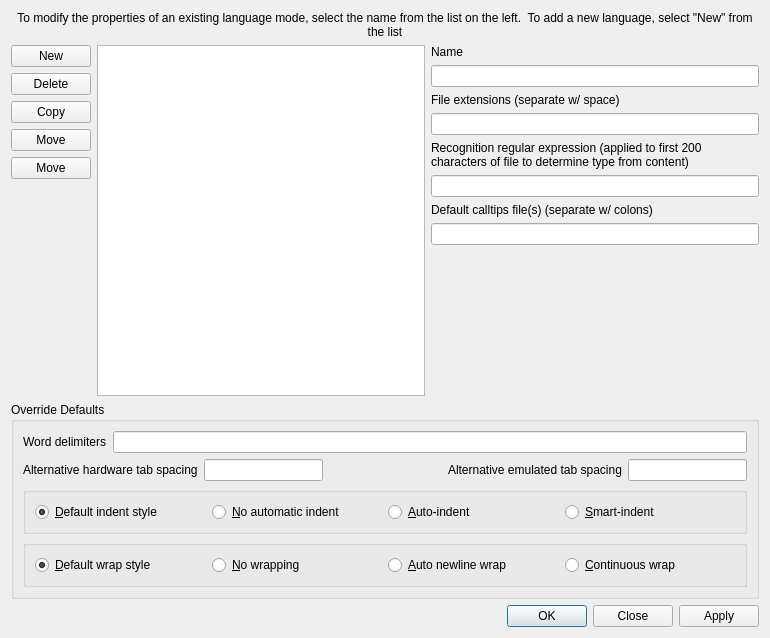
<?xml version="1.0" encoding="UTF-8"?>
<ui version="4.0">
 <class>DialogLanguageModes</class>
 <widget class="QDialog" name="DialogLanguageModes">
  <property name="geometry">
   <rect>
    <x>0</x>
    <y>0</y>
    <width>770</width>
    <height>638</height>
   </rect>
  </property>
  <property name="windowTitle">
   <string>Language Modes</string>
  </property>
  <layout class="QVBoxLayout" name="verticalLayout_4">
   <item>
    <widget class="QLabel" name="label">
     <property name="text">
      <string>To modify the properties of an existing language mode, select the name from the list on the left.  To add a new language, select &quot;New&quot; from the list</string>
     </property>
     <property name="alignment">
      <set>Qt::AlignCenter</set>
     </property>
     <property name="wordWrap">
      <bool>true</bool>
     </property>
    </widget>
   </item>
   <item>
    <layout class="QHBoxLayout" name="horizontalLayout">
     <item>
      <layout class="QVBoxLayout" name="verticalLayout_2">
       <item>
        <widget class="QPushButton" name="buttonNew">
         <property name="text">
          <string>New</string>
         </property>
         <property name="icon">
          <iconset theme="document-new">
           <normaloff/>
          </iconset>
         </property>
        </widget>
       </item>
       <item>
        <widget class="QPushButton" name="buttonDelete">
         <property name="text">
          <string>Delete</string>
         </property>
         <property name="icon">
          <iconset theme="edit-delete">
           <normaloff/>
          </iconset>
         </property>
        </widget>
       </item>
       <item>
        <widget class="QPushButton" name="buttonCopy">
         <property name="text">
          <string>Copy</string>
         </property>
         <property name="icon">
          <iconset theme="edit-copy">
           <normaloff/>
          </iconset>
         </property>
        </widget>
       </item>
       <item>
        <widget class="QPushButton" name="buttonUp">
         <property name="text">
          <string>Move</string>
         </property>
         <property name="icon">
          <iconset theme="go-up">
           <normaloff/>
          </iconset>
         </property>
        </widget>
       </item>
       <item>
        <widget class="QPushButton" name="buttonDown">
         <property name="text">
          <string>Move</string>
         </property>
         <property name="icon">
          <iconset theme="go-down">
           <normaloff/>
          </iconset>
         </property>
        </widget>
       </item>
       <item>
        <spacer name="verticalSpacer">
         <property name="orientation">
          <enum>Qt::Vertical</enum>
         </property>
         <property name="sizeHint" stdset="0">
          <size>
           <width>20</width>
           <height>40</height>
          </size>
         </property>
        </spacer>
       </item>
      </layout>
     </item>
     <item>
      <widget class="QListWidget" name="listItems"/>
     </item>
     <item>
      <layout class="QVBoxLayout" name="verticalLayout">
       <item>
        <widget class="QLabel" name="label_2">
         <property name="text">
          <string>Name</string>
         </property>
         <property name="wordWrap">
          <bool>true</bool>
         </property>
        </widget>
       </item>
       <item>
        <widget class="QLineEdit" name="editName"/>
       </item>
       <item>
        <widget class="QLabel" name="label_3">
         <property name="text">
          <string>File extensions (separate w/ space)</string>
         </property>
         <property name="wordWrap">
          <bool>true</bool>
         </property>
        </widget>
       </item>
       <item>
        <widget class="QLineEdit" name="editExtensions"/>
       </item>
       <item>
        <widget class="QLabel" name="label_5">
         <property name="text">
          <string>Recognition regular expression (applied to first 200 characters of file to determine type from content)</string>
         </property>
         <property name="wordWrap">
          <bool>true</bool>
         </property>
        </widget>
       </item>
       <item>
        <widget class="QLineEdit" name="editRegex"/>
       </item>
       <item>
        <widget class="QLabel" name="label_4">
         <property name="text">
          <string>Default calltips file(s) (separate w/ colons)</string>
         </property>
         <property name="wordWrap">
          <bool>true</bool>
         </property>
        </widget>
       </item>
       <item>
        <widget class="QLineEdit" name="editCallTips"/>
       </item>
       <item>
        <spacer name="verticalSpacer_2">
         <property name="orientation">
          <enum>Qt::Vertical</enum>
         </property>
         <property name="sizeHint" stdset="0">
          <size>
           <width>20</width>
           <height>40</height>
          </size>
         </property>
        </spacer>
       </item>
      </layout>
     </item>
    </layout>
   </item>
   <item>
    <widget class="QGroupBox" name="groupBox">
     <property name="title">
      <string>Override Defaults</string>
     </property>
     <layout class="QVBoxLayout" name="verticalLayout_3">
      <item>
       <layout class="QHBoxLayout" name="horizontalLayout_5">
        <item>
         <widget class="QLabel" name="label_6">
          <property name="text">
           <string>Word delimiters</string>
          </property>
         </widget>
        </item>
        <item>
         <widget class="QLineEdit" name="editDelimiters">
          <property name="font">
           <font>
            <family>Monospace</family>
           </font>
          </property>
         </widget>
        </item>
       </layout>
      </item>
      <item>
       <layout class="QHBoxLayout" name="horizontalLayout_4">
        <item>
         <widget class="QLabel" name="label_7">
          <property name="text">
           <string>Alternative hardware tab spacing</string>
          </property>
         </widget>
        </item>
        <item>
         <widget class="QLineEdit" name="editTabSpacing"/>
        </item>
        <item>
         <spacer name="horizontalSpacer">
          <property name="orientation">
           <enum>Qt::Horizontal</enum>
          </property>
          <property name="sizeHint" stdset="0">
           <size>
            <width>74</width>
            <height>18</height>
           </size>
          </property>
         </spacer>
        </item>
        <item>
         <widget class="QLabel" name="label_8">
          <property name="text">
           <string>Alternative emulated tab spacing</string>
          </property>
         </widget>
        </item>
        <item>
         <widget class="QLineEdit" name="editEmulatedTabSpacing"/>
        </item>
       </layout>
      </item>
      <item>
       <widget class="QGroupBox" name="groupBox_2">
        <property name="title">
         <string/>
        </property>
        <property name="flat">
         <bool>true</bool>
        </property>
        <layout class="QHBoxLayout" name="horizontalLayout_2">
         <item>
          <widget class="QRadioButton" name="radioIndentDefault">
           <property name="text">
            <string>&amp;Default indent style</string>
           </property>
           <property name="checked">
            <bool>true</bool>
           </property>
          </widget>
         </item>
         <item>
          <widget class="QRadioButton" name="radioIndentNone">
           <property name="text">
            <string>&amp;No automatic indent</string>
           </property>
          </widget>
         </item>
         <item>
          <widget class="QRadioButton" name="radioIndentAuto">
           <property name="text">
            <string>&amp;Auto-indent</string>
           </property>
          </widget>
         </item>
         <item>
          <widget class="QRadioButton" name="radioIndentSmart">
           <property name="text">
            <string>&amp;Smart-indent</string>
           </property>
          </widget>
         </item>
        </layout>
       </widget>
      </item>
      <item>
       <widget class="QGroupBox" name="groupBox_3">
        <property name="title">
         <string/>
        </property>
        <property name="flat">
         <bool>true</bool>
        </property>
        <layout class="QHBoxLayout" name="horizontalLayout_3">
         <item>
          <widget class="QRadioButton" name="radioWrapDefault">
           <property name="text">
            <string>&amp;Default wrap style</string>
           </property>
           <property name="checked">
            <bool>true</bool>
           </property>
          </widget>
         </item>
         <item>
          <widget class="QRadioButton" name="radioWrapNone">
           <property name="text">
            <string>&amp;No wrapping</string>
           </property>
          </widget>
         </item>
         <item>
          <widget class="QRadioButton" name="radioWrapAuto">
           <property name="text">
            <string>&amp;Auto newline wrap</string>
           </property>
          </widget>
         </item>
         <item>
          <widget class="QRadioButton" name="radioWrapContinuous">
           <property name="text">
            <string>&amp;Continuous wrap</string>
           </property>
          </widget>
         </item>
        </layout>
       </widget>
      </item>
     </layout>
    </widget>
   </item>
   <item>
    <widget class="QDialogButtonBox" name="buttonBox">
     <property name="orientation">
      <enum>Qt::Horizontal</enum>
     </property>
     <property name="standardButtons">
      <set>QDialogButtonBox::Apply|QDialogButtonBox::Close|QDialogButtonBox::Ok</set>
     </property>
    </widget>
   </item>
  </layout>
 </widget>
 <resources/>
 <connections>
  <connection>
   <sender>buttonBox</sender>
   <signal>rejected()</signal>
   <receiver>DialogLanguageModes</receiver>
   <slot>reject()</slot>
   <hints>
    <hint type="sourcelabel">
     <x>322</x>
     <y>631</y>
    </hint>
    <hint type="destinationlabel">
     <x>286</x>
     <y>274</y>
    </hint>
   </hints>
  </connection>
 </connections>
</ui>
